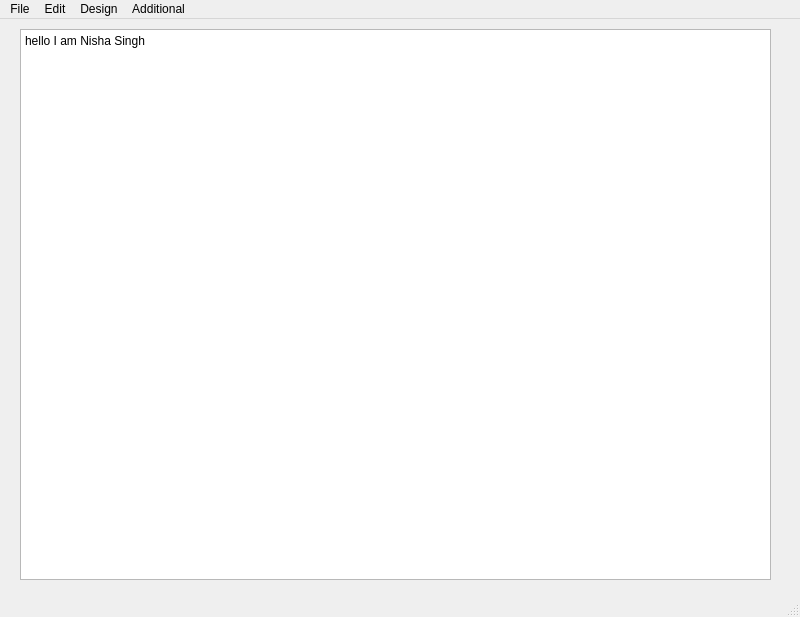
<?xml version="1.0" encoding="UTF-8"?>
<ui version="4.0">
 <class>MainWindow</class>
 <widget class="QMainWindow" name="MainWindow">
  <property name="geometry">
   <rect>
    <x>0</x>
    <y>0</y>
    <width>800</width>
    <height>617</height>
   </rect>
  </property>
  <property name="windowTitle">
   <string>MainWindow</string>
  </property>
  <widget class="QWidget" name="centralwidget">
   <widget class="QWidget" name="verticalLayoutWidget">
    <property name="geometry">
     <rect>
      <x>20</x>
      <y>10</y>
      <width>751</width>
      <height>551</height>
     </rect>
    </property>
    <layout class="QVBoxLayout" name="verticalLayout">
     <item>
      <widget class="QTextEdit" name="textEdit">
       <property name="html">
        <string>&lt;!DOCTYPE HTML PUBLIC &quot;-//W3C//DTD HTML 4.0//EN&quot; &quot;http://www.w3.org/TR/REC-html40/strict.dtd&quot;&gt;
&lt;html&gt;&lt;head&gt;&lt;meta name=&quot;qrichtext&quot; content=&quot;1&quot; /&gt;&lt;meta charset=&quot;utf-8&quot; /&gt;&lt;style type=&quot;text/css&quot;&gt;
p, li { white-space: pre-wrap; }
&lt;/style&gt;&lt;/head&gt;&lt;body style=&quot; font-family:'Segoe UI'; font-size:9pt; font-weight:400; font-style:normal;&quot;&gt;
&lt;p style=&quot; margin-top:0px; margin-bottom:0px; margin-left:0px; margin-right:0px; -qt-block-indent:0; text-indent:0px;&quot;&gt;hello I am Nisha Singh&lt;/p&gt;&lt;/body&gt;&lt;/html&gt;</string>
       </property>
      </widget>
     </item>
    </layout>
   </widget>
  </widget>
  <widget class="QMenuBar" name="menubar">
   <property name="geometry">
    <rect>
     <x>0</x>
     <y>0</y>
     <width>800</width>
     <height>25</height>
    </rect>
   </property>
   <widget class="QMenu" name="menuFile">
    <property name="title">
     <string>File</string>
    </property>
    <addaction name="actionNew"/>
    <addaction name="separator"/>
    <addaction name="actionOpen"/>
    <addaction name="actionSave"/>
    <addaction name="actionSave_As"/>
    <addaction name="actionExit"/>
   </widget>
   <widget class="QMenu" name="menuEdit">
    <property name="title">
     <string>Edit</string>
    </property>
    <addaction name="actionCopy"/>
    <addaction name="actionPaste"/>
    <addaction name="actionCut"/>
    <addaction name="actionUndo"/>
    <addaction name="actionRedo"/>
   </widget>
   <widget class="QMenu" name="menuDesign">
    <property name="title">
     <string>Design</string>
    </property>
    <addaction name="actionBold"/>
    <addaction name="actionItalics"/>
    <addaction name="actionUnderline"/>
    <addaction name="actionFont_Size"/>
   </widget>
   <widget class="QMenu" name="menuAdditional">
    <property name="title">
     <string>Additional</string>
    </property>
    <addaction name="actionSuperScript"/>
    <addaction name="actionSubscript"/>
   </widget>
   <addaction name="menuFile"/>
   <addaction name="menuEdit"/>
   <addaction name="menuDesign"/>
   <addaction name="menuAdditional"/>
  </widget>
  <widget class="QStatusBar" name="statusbar"/>
  <action name="actionNew">
   <property name="text">
    <string>New</string>
   </property>
   <property name="shortcut">
    <string>Ctrl+N</string>
   </property>
  </action>
  <action name="actionOpen">
   <property name="text">
    <string>Open</string>
   </property>
  </action>
  <action name="actionSave">
   <property name="text">
    <string>Save</string>
   </property>
  </action>
  <action name="actionCopy">
   <property name="text">
    <string>Copy</string>
   </property>
   <property name="shortcut">
    <string>Ctrl+C</string>
   </property>
  </action>
  <action name="actionPaste">
   <property name="text">
    <string>Paste</string>
   </property>
   <property name="shortcut">
    <string>Ctrl+V</string>
   </property>
  </action>
  <action name="actionCut">
   <property name="text">
    <string>Cut</string>
   </property>
   <property name="shortcut">
    <string>Ctrl+X</string>
   </property>
  </action>
  <action name="actionUndo">
   <property name="text">
    <string>Undo</string>
   </property>
  </action>
  <action name="actionRedo">
   <property name="text">
    <string>Redo</string>
   </property>
  </action>
  <action name="actionSave_As">
   <property name="text">
    <string>Save As</string>
   </property>
  </action>
  <action name="actionExit">
   <property name="text">
    <string>Exit</string>
   </property>
  </action>
  <action name="actionBold">
   <property name="text">
    <string>Bold</string>
   </property>
   <property name="shortcut">
    <string>Ctrl+B</string>
   </property>
  </action>
  <action name="actionItalics">
   <property name="text">
    <string>Italics</string>
   </property>
  </action>
  <action name="actionUnderline">
   <property name="text">
    <string>Underline</string>
   </property>
  </action>
  <action name="actionFont_Size">
   <property name="text">
    <string>Font Size</string>
   </property>
  </action>
  <action name="actionSuperScript">
   <property name="text">
    <string>SuperScript</string>
   </property>
  </action>
  <action name="actionSubscript">
   <property name="text">
    <string>Subscript</string>
   </property>
  </action>
 </widget>
 <resources/>
 <connections/>
</ui>
